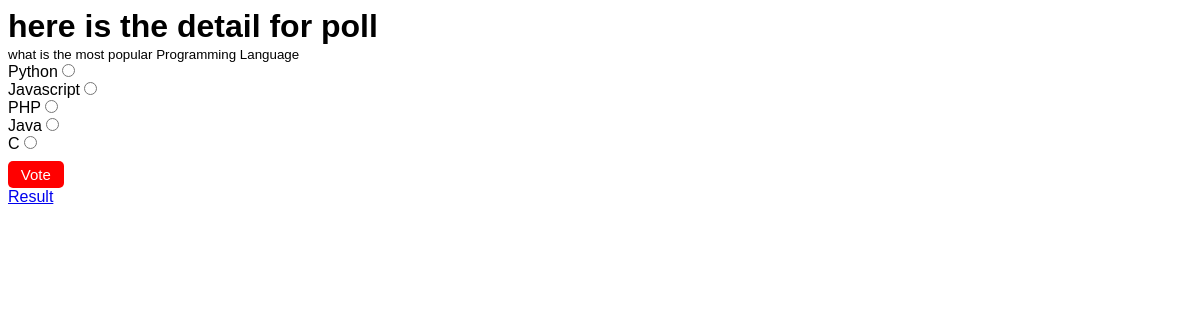
/polls/detail/3, run on the app's committed database.
### PollsApp/models.py (models this page shows, shortened)
class Question(models.Model):
    question = models.CharField(max_length=120)
    created_at = models.DateTimeField(auto_now=True)

class Choice(models.Model):
    choice_text = models.CharField(max_length=200)
    votes = models.IntegerField(default=0)
    question = models.ForeignKey(Question, on_delete=models.CASCADE)

### PollsApp/views.py (the view)
# urls.py: path('detail/<int:pk>', views.detail.as_view(), name='detailpage'),
class detail(DetailView):
    model = Question
    template_name = 'polls/details.html'
    context_object_name = 'question'

### PollsApp/templates/polls/details.html (shortened to what this page needs)
<!DOCTYPE html>
<html lang="en">
<head>
</head>
<body>
    <h1>here is the detail for poll</h1>
    <small>{{question.question}}</small>
    <form action="{% url 'votepage' question.id %}"method="post" accept-charset="utf-8">
        {% for choice in question.choice_set.all %}
            <label for="choice{{choice.id}}">{{choice.choice_text}}</label>
            <input type="radio" name="choice" id="choice{{choice.id}}" value="{{choice.id}}" />
            <br />
        {% endfor %}
        <button type="submit">Vote</button>
        <a href="{% url 'resultpage' question.id %}">Result</a>
    </form>
</body>
</html>

### PollsApp/templates/polls/details.html (style rules this page uses)
* { margin: 0; padding: 0; box-sizing: border-box; font-family: Sans-Serif; }
body { padding: .5rem; }
button { margin-top: .5rem; background: red; color: white; border: none; outline: none; display: flex; align-items: center; justify-content: center; font-size: 15px; width: fit-content; height: fit-content; padding: .3rem .8rem; border-radius: 5px; }

### data on the page
Question: question "what is the most popular Programming Language"
Choice: choice_text "Python"
Choice: choice_text "Javascript"
Choice: choice_text "PHP"
Choice: choice_text "Java"
Choice: choice_text "C"
